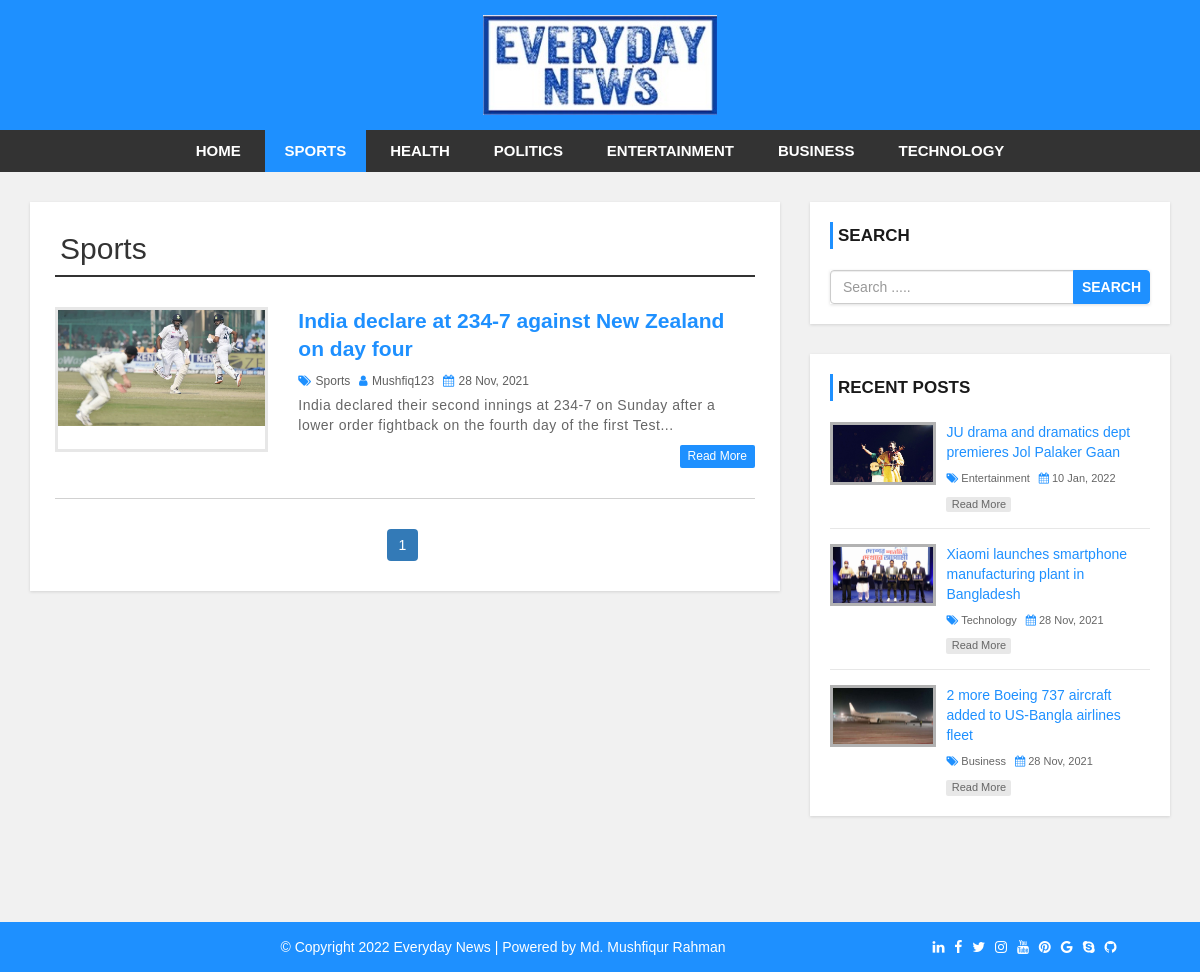
/category.php?cid=11, run on the app's committed database.
### tables this page shows
CREATE TABLE `settings` (
  `websitename` varchar(60) NOT NULL,
  `logo` varchar(60) NOT NULL,
  `footerdesc` varchar(255) NOT NULL
);

CREATE TABLE `category` (
  `category_id` int(11) NOT NULL,
  `category_name` varchar(100) NOT NULL,
  `post` int(11) NOT NULL DEFAULT 0
);

CREATE TABLE `post` (
  `post_id` int(11) NOT NULL,
  `title` varchar(100) NOT NULL,
  `description` text NOT NULL,
  `category` varchar(100) NOT NULL,
  `post_date` varchar(50) NOT NULL,
  `author` int(11) NOT NULL,
  `post_img` varchar(100) NOT NULL
);

CREATE TABLE `user` (
  `user_id` int(10) UNSIGNED NOT NULL,
  `first_name` varchar(30) NOT NULL,
  `last_name` varchar(30) NOT NULL,
  `username` varchar(30) DEFAULT NULL,
  `password` varchar(40) DEFAULT NULL,
  `role` int(11) NOT NULL
);

### config.php (called while the page is built, shortened)
<?php
$hostname = "http://localhost/everydayNews";
?>

### category.php (the view, shortened to what this page needs)
<?php include 'header.php'; ?>
<div id="main-content">
  <div class="container">
    <div class="row">
      <div class="col-md-8">
        <div class="post-container">
          <?php
          include 'config.php';
          if (isset($_GET['cid'])){
            $cat_id = $_GET['cid'];
            $sql1 = "SELECT * from category WHERE category_id = {$cat_id}";
            $result1 = mysqli_query($conn,$sql1) or die("Query Failed");
            $row1 = mysqli_fetch_assoc($result1);
            ?>
            <h2 class="page-heading"><?php echo $row1['category_name'];?></h2>
            <?php
            $limit = 3;
            if (isset($_GET['page'])) {
              $page = $_GET['page'];
            }else{$page = 1;}
            $offset = ($page - 1) * $limit;
            $sql = "SELECT post.post_id, post.title, post.description, post.post_date, category.category_name, user.username,post.category,post.post_img,post.author FROM post
            LEFT JOIN category ON post.category = category.category_id
            LEFT JOIN user ON post.author = user.user_id
            WHERE post.category = {$cat_id}
            ORDER BY post.post_id DESC LIMIT {$offset},{$limit}";
            $result = mysqli_query($conn, $sql) or die("Query Failed");
            if (mysqli_num_rows($result) > 0) {
              while ($row = mysqli_fetch_assoc($result)) {
                ?>
                <div class="post-content">
                  <div class="row">
                    <div class="col-md-4">
                      <a class="post-img" href="single.php?id=<?php echo $row['post_id']; ?>"><img src="admin/upload/<?php echo $row['post_img']; ?>" alt=""/></a>
                    </div>
                    <div class="col-md-8">
                      <div class="inner-content clearfix">
                        <h3><a href="single.php?id=<?php echo $row['post_id']; ?>"><?php echo $row['title']; ?></a></h3>
                        <div class="post-information">
                          <span>
                            <i class="fa fa-tags" aria-hidden="true"></i>
                            <a href='category.php?cid=<?php echo $row['category']; ?>'><?php echo $row['category_name']; ?></a>
                          </span>
                          <span>
                            <i class="fa fa-user" aria-hidden="true"></i>
                            <a href='author.php?aid=<?php echo $row['author']; ?>'><?php echo $row['username']; ?></a>
                          </span>
                          <span>
                            <i class="fa fa-calendar" aria-hidden="true"></i>
                            <?php echo $row['post_date']; ?>
                          </span>
                        </div>
                        <p class="description">
                          <?php echo substr($row['description'],0,200). "..."; ?>
                        </p>
                        <a class='read-more pull-right' href="single.php?id=<?php echo $row['post_id']; ?>">read more</a>
                      </div>
                    </div>
                  </div>
                </div>
                <?php
              }
            }else{
              echo "<h2> No record found. </h2>";
            }
            if (mysqli_num_rows($result1) >0) {
              $total_records = $row1['post'];
              $total_page = ceil($total_records/$limit);
              echo "<ul class='pagination admin-pagination'>";
              for ($i=1; $i<=$total_page ; $i++) {
                if ($i== $page) {
                  $active = "active";
                }else{
                  $active = "";
                }
                echo "<li class='". $active."'><a href='category.php?cid={$cat_id}&page=".$i."'>".$i."</a></li>";
              }
              echo "</ul>";
            }
          }else{
            echo "<h2>No Record Found.</h2>";
          }
          ?>
        </div>
      </div>
      <?php include 'sidebar.php'; ?>
    </div>
  </div>
</div>
<?php include 'footer.php'; ?>

### header.php (shortened to what this page needs)
<?php
    include 'config.php';
 ?>
<!DOCTYPE html>
<html lang="en">
<head>
    <link rel="stylesheet" href="css/bootstrap.min.css" />
    <link rel="stylesheet" href="css/font-awesome.css">
    <link rel="stylesheet" href="css/style.css">
</head>
<body>
    <div id="header">
        <div class="container">
            <div class="row">
                <div class=" col-md-offset-4 col-md-4">
                <?php
                  include "config.php";
                  $sql = "SELECT * FROM settings";
                  $result = mysqli_query($conn, $sql) or die("Query Failed.");
                  if(mysqli_num_rows($result) > 0){
                    while($row = mysqli_fetch_assoc($result)) {
                        if ($row['logo'] == "") {
                          echo '<a href="index.php"><h1>' . $row['websitename'].'</h1></a>';
                        }else{
                            echo '<a href="index.php" id="logo"><img src="admin/images/'.$row['logo'].'"></a>';
                        }
            }
                } ?>
                </div>
            </div>
        </div>
    </div>
    <div id="menu-bar">
        <div class="container">
            <div class="row">
                <div class="col-md-12">
                    <?php
                    include 'config.php';
                    if (isset($_GET['cid'])) {
                        $cat_id = $_GET['cid'];
                    }
                    $sql = "SELECT * FROM category WHERE post > 0";
                    $result = mysqli_query($conn, $sql) or die("Query Failed");
                    if (mysqli_num_rows($result) > 0) {
                        $active = "";
                        ?>
                        <ul class='menu'>
                            <li><a class='' href='<?php echo $hostname; ?>'>Home</a></li>
                            <?php while ($row = mysqli_fetch_assoc($result)) {
                                if (isset($_GET['cid'])) {
                                    if($row['category_id'] == $cat_id) {
                                        $active = "active";
                                    }else{
                                        $active = "";
                                    }
                                }
                                ?>
                                <li><a class='<?php echo $active?>' href='category.php?cid=<?php echo $row['category_id']; ?>'><?php echo $row['category_name']; ?></a></li>
                            <?php } ?>
                        </ul>
                        <?php
                    }
                    ?>
                </div>
            </div>
        </div>
    </div>

### sidebar.php
<div id="sidebar" class="col-md-4">
  <div class="search-box-container">
    <h4>Search</h4>
    <form class="search-post" action="search.php" method ="GET">
      <div class="input-group">
        <input type="text" name="search" class="form-control" placeholder="Search .....">
        <span class="input-group-btn">
          <button type="submit" class="btn btn-danger">Search</button>
        </span>
      </div>
    </form>
  </div>
  <div class="recent-post-container">
    <h4>Recent Posts</h4>
    <?php
      include 'config.php';
      $limit = 3;
      $sql = "SELECT post.post_id, post.title, post.description, post.post_date, category.category_name, post.category, post.post_img FROM post
      LEFT JOIN category ON post.category = category.category_id
      ORDER BY post.post_id DESC LIMIT {$limit}";
      $result = mysqli_query($conn, $sql) or die("Query Failed : Recent post");
      if (mysqli_num_rows($result) > 0) {
          while ($row = mysqli_fetch_assoc($result)) {
    ?>
    <div class="recent-post">
      <a class="post-img" href="single.php?id=<?php echo $row['post_id']; ?>">
        <img src="admin/upload/<?php echo $row['post_img']; ?>" alt=""/>
      </a>
      <div class="post-content">
        <h5><a href="single.php?id=<?php echo $row['post_id']; ?>"><?php echo $row['title']; ?></a></h5>
        <span>
          <i class="fa fa-tags" aria-hidden="true"></i>
          <a href='category.php?cid=<?php echo $row['category'];?>'><?php echo $row['category_name']; ?></a>
        </span>
        <span>
          <i class="fa fa-calendar" aria-hidden="true"></i>
          <?php echo $row['post_date']; ?>
        </span>
        <a class="read-more" href="single.php?id=<?php echo $row['post_id']; ?>">read more</a>
      </div>
    </div>
  <?php
}
}
   ?>
   </div>
</div>

### footer.php
<div id ="footer">
    <div class="container">
        <div class="row">
            <div class="col-md-12">
                <?php
                  include "config.php";
                  $sql = "SELECT * FROM settings";
                  $result = mysqli_query($conn, $sql) or die("Query Failed.");
                  if(mysqli_num_rows($result) > 0){
                    while($row = mysqli_fetch_assoc($result)) {
                ?>
                <span style="margin: 0px 200px;"><?php echo $row['footerdesc'] ?></span>
                <span>
                    <a href="#" style="margin: 0px 3px;" class="fa fa-linkedin"></a>
                    <a href="#" style="margin: 0px 3px;" class="fa fa-facebook"></a>
                    <a href="#" style="margin: 0px 3px;" class="fa fa-twitter"></a>
                    <a href="#" style="margin: 0px 3px;" class="fa fa-instagram"></a>
                    <a href="#" style="margin: 0px 3px;" class="fa fa-youtube"></a>
                    <a href="#" style="margin: 0px 3px;" class="fa fa-pinterest"></a>
                    <a href="#" style="margin: 0px 3px;" class="fa fa-google"></a>
                    <a href="#" style="margin: 0px 3px;" class="fa fa-skype"></a>
                    <a href="#" style="margin: 0px 3px;" class="fa fa-github"></a>
                </span>
                <?php
                    }
                }
                 ?>
            </div>
        </div>
    </div>
</div>
</body>
</html>

### css/style.css (style rules this page uses)
body { background: #f1f1f1; font-family: sans-serif,arial,Helvetica; }
a, a:hover, a:focus { text-decoration: none; outline: none; }
ul { margin:0; padding:0; list-style:none; }
h2.page-heading { margin: 5px 0 30px; padding: 0 5px 10px; border-bottom: 2px solid #333; }
form { background: #fff; padding: 25px; box-shadow:0 1px 3px rgba(0, 0, 0, 0.13); }
#header { background: #1e90ff; text-align: center; padding: 15px; }
#logo { display: inline-block; width: 65%; }
#logo img { width: 100%; }
#menu-bar { background: #333; text-align: center; }
#menu-bar .menu > li { display: inline-block; }
.menu > li > a { padding: 10px 20px; display: block; text-transform: uppercase; color: #fff; font-size: 15px; font-weight:600; transition:all 0.5s ease 0s; }
#menu-bar .menu > li > a:hover, #menu-bar .menu > li > a.active { color:#fff; background:#1e90ff; }
#main-content { padding: 30px 0; min-height: 750px; }
#main-content .post-container { background-color: #fff; padding: 25px; box-shadow: 0 1px 3px rgba(0, 0, 0, 0.13); }
#main-content .post-content { border-bottom: 1px solid #d1d1d1; padding: 0 0 30px; margin-bottom:30px; }
#main-content .post-content img { width: 100%; }
#main-content .post-content .post-img { border: 3px solid #e7e7e7; display: block; height: 145px; overflow: hidden; transition: border .3s; }
#main-content .post-content h3 { font-size: 21px; line-height: 28px; font-weight: 600; margin: 0 0 7px; }
#main-content .post-content h3 a { color: #1e90ff; transition:all 0.3s; }
#main-content .post-content .post-information span { color: #606060; font-size: 12px; text-transform: capitalize; margin: 0 5px 5px 0; display: inline-block; }
#main-content .post-content .post-information i { color: #1e90ff; margin-right: 1px; }
#main-content .post-content .post-information a { color: #606060; text-decoration: none; }
#main-content .post-content p, #main-content .single-post p { color: #666; font-size: 14px; letter-spacing: 0.5px; margin:0 0 10px; }
#main-content .post-content a.read-more { color: #fff; background-color: #1E90FF; font-size: 12px; text-transform: capitalize; padding: 3px 8px; border-radius: 2px; transition: all 0.3s; }
.pagination { display: block; text-align: center; margin: 0; }
.pagination li { display:inline-block; margin: 0 5px 0 0; }
.pagination li a { border: none; background: #1e90ff; color: #fff; }
i.fa { color:#222; }
#sidebar h4 { color: #1A1A1A; font-size: 17px; line-height: 27px; font-weight:600; text-transform: uppercase; padding: 0 0 0 5px; margin: 0 0 21px; border-left: 3px solid #1e90ff; }
#sidebar .search-box-container { background-color: #fff; padding: 20px; margin: 0 0 30px; box-shadow: 0 1px 3px rgba(0, 0, 0, 0.13); }
#sidebar .search-post { padding: 0; }
#sidebar .search-post input { color: #606060; }
#sidebar .search-post .btn { font-weight: 600; text-transform: uppercase; padding: 6px 8px; background-color: #1E90FF; border-color: #1E90FF; outline: none; }
#sidebar .recent-post-container { padding: 20px; background: #fff; box-shadow: 0 1px 3px rgba(0, 0, 0, 0.13); }
#sidebar .recent-post { border-bottom: 1px solid #e7e7e7; padding: 0 0 15px; margin: 0 0 15px; }
#sidebar .recent-post:last-child { margin: 0; padding: 0; border: none; }
#sidebar .recent-post .post-img { display: inline-block; width: 33%; border: 3px solid rgba(0,0,0,0.3); vertical-align: top; transition: border .3s; }
#sidebar .recent-post .post-img img { width: 100%; }
#sidebar .recent-post .post-content { width: 65%; display: inline-block; border: none; padding: 0 0 0 7px; margin: 0; }
#sidebar .recent-post h5 { font-size: 14px; line-height: 20px; margin: 0 0 5px; }
#sidebar .recent-post h5 a { color: #1E90FF; }
#sidebar .recent-post span { color: #666; font-size: 11px; display: inline-block; margin: 0 5px 10px 0; }
#sidebar .recent-post span a { color: #666; }
#sidebar .recent-post span i { color: #1E90FF; }
#sidebar .recent-post a.read-more { color: #666; background-color: rgba(0,0,0,0.09); width: 65px; font-size: 11px; text-align: center; padding: 0; display: block; transition: all 0.3s; }
#footer { color: #fff; padding:15px 0; text-align:center; background-color:#1e90ff; }
#footer a { color:#fff; }

### data on the page
settings: logo (picture), footerdesc "© Copyright 2022 Everyday News | Powered by Md. Mushfiqur Rahman"
category: category_name "SPORTS", category_name "Sports"
category: category_name "HEALTH"
category: category_name "POLITICS"
category: category_name "ENTERTAINMENT"
category: category_name "BUSINESS"
category: category_name "TECHNOLOGY"
post: post_img (picture), title "India declare at 234-7 against New Zealand on day four", category.category_name "Sports", user.username "Mushfiq123", post_date "28 Nov, 2021", description "India declared their second innings at 234-7 on Sunday after a lower order fightback on the fourth day of the first Test"
post: post_img (picture), title "JU drama and dramatics dept premieres Jol Palaker Gaan", category.category_name "Entertainment", post_date "10 Jan, 2022"
post: post_img (picture), title "Xiaomi launches smartphone manufacturing plant in Bangladesh", category.category_name "Technology", post_date "28 Nov, 2021"
post: post_img (picture), title "2 more Boeing 737 aircraft added to US-Bangla airlines fleet", category.category_name "Business", post_date "28 Nov, 2021"
